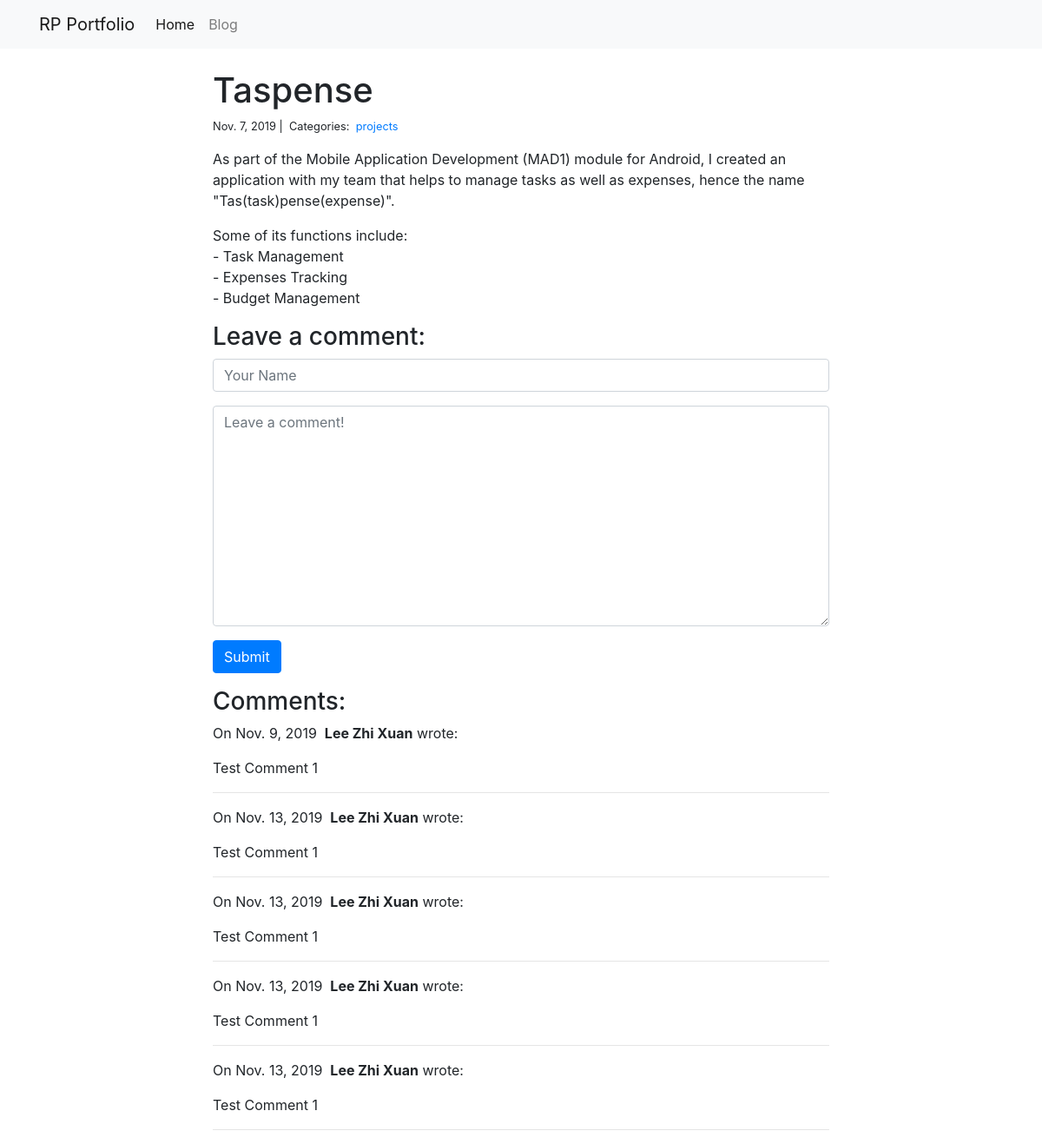
The page /blog/1/ on the database as committed earlier.
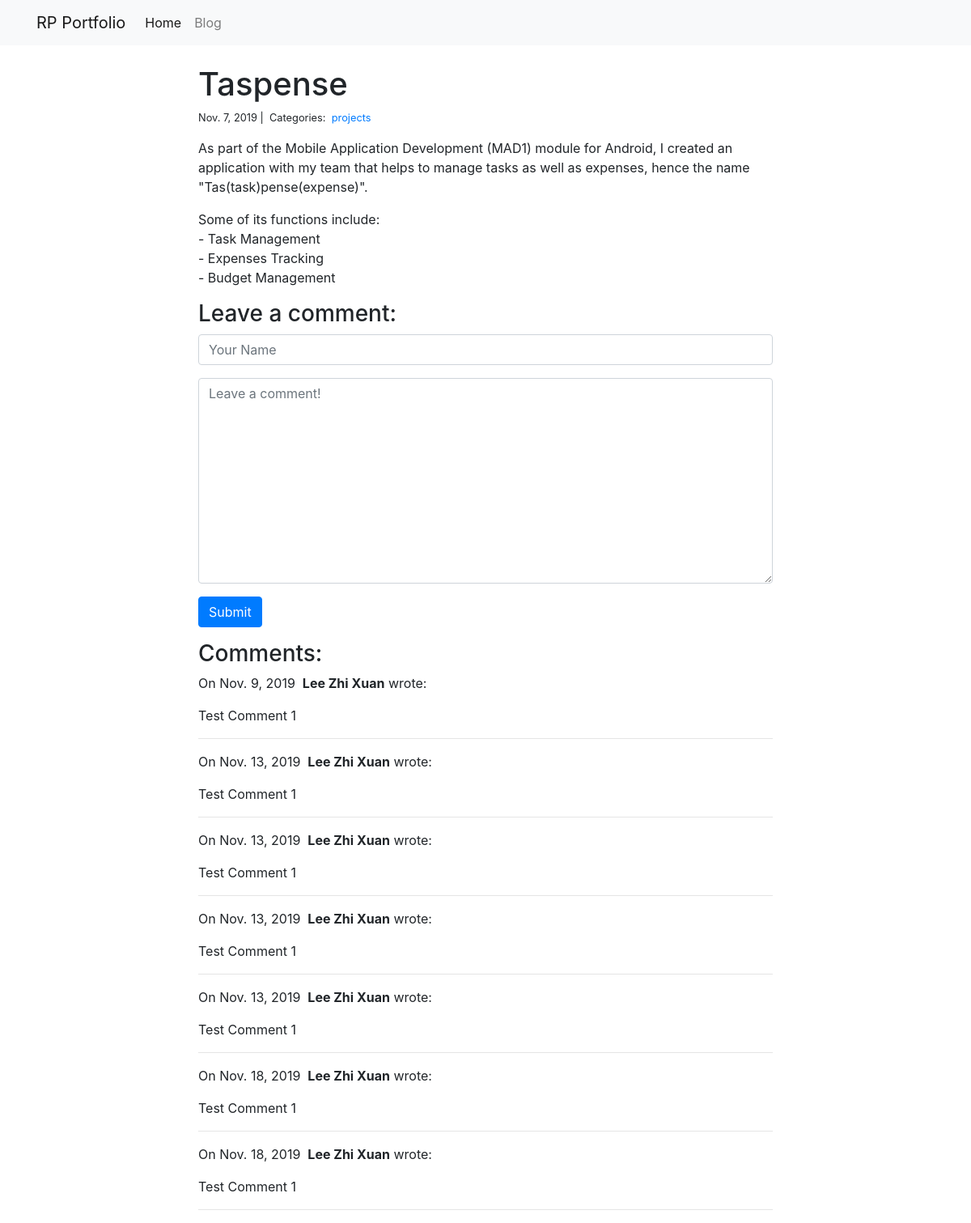
The same page on the database as committed later.
### blog/models.py (models this page shows)
class Category(models.Model):
    name = models.CharField(max_length=20)

class Comment(models.Model):
    author = models.CharField(max_length=60)
    body = models.TextField()
    created_on = models.DateTimeField(auto_now_add=True)
    post = models.ForeignKey("Post", on_delete=models.CASCADE)

### blog/views.py (the view, shortened to what this page needs)
# urls.py: path("<int:pk>/", views.blog_detail, name="blog_detail"),
def blog_detail(request, pk):
    post = Post.objects.get(pk=pk)
    comments = Comment.objects.filter(post=post)
    form = CommentForm()
    context = {"post": post, "comments": comments, "form": form}
    return render(request, "blog_detail.html", context)

### blog/forms.py
class CommentForm(forms.Form):
    author = forms.CharField(
        max_length=60,
        widget=forms.TextInput(attrs={
            "class": "form-control",
            "placeholder": "Your Name"
        })
    )
    body = forms.CharField(widget=forms.Textarea(
        attrs={
            "class": "form-control",
            "placeholder": "Leave a comment!"
        })
    )

### blog/templates/blog_detail.html (shortened to what this page needs)
{% extends "base.html" %}
{% block page_content %}
<br />
<div class="col-md-8 offset-md-2">
    <h1>{{ post.title }}</h1>
    <small>
        {{ post.created_on.date }} |&nbsp;
        Categories:&nbsp;
        {% for category in post.categories.all %}
        <a href="{% url 'blog_category' category.name %}">
            {{ category.name }}
        </a>&nbsp;
        {% endfor %}
    </small>
    <p>{{ post.body | linebreaks }}</p>
    <h3>Leave a comment:</h3>
    <form action="/blog/{{ post.pk }}/" method="post">
        <div class="form-group">
            {{ form.author }}
        </div>
        <div class="form-group">
            {{ form.body }}
        </div>
        <button type="submit" class="btn btn-primary">Submit</button>
    </form>
    <h3>Comments:</h3>
    {% for comment in comments %}
    <p>
        On {{comment.created_on.date }}&nbsp;
        <b>{{ comment.author }}</b> wrote:
    </p>
    <p>{{ comment.body }}</p>
    <hr>
    {% endfor %}
</div>
{% endblock %}

Rows that differ between the two databases and show on the page:
added Comment: created_on "Nov. 18, 2019", author "Lee Zhi Xuan", body "Test Comment 1"
added Comment: created_on "Nov. 18, 2019", author "Lee Zhi Xuan", body "Test Comment 1"
